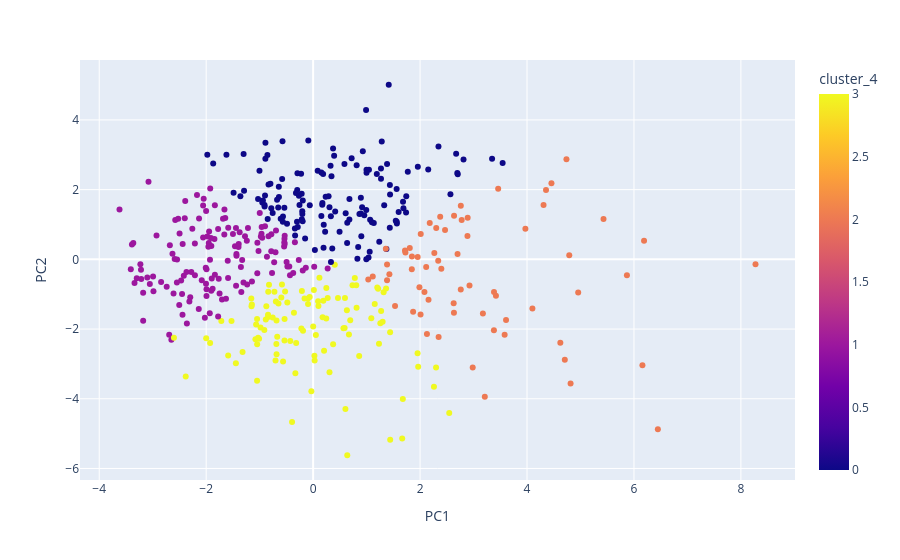

Notebook source saved alongside this figure:
### Code cell
fig = px.scatter(
    df,
    x="PC1",
    y="PC2",
    color="cluster_4",
    hover_name="player",
    hover_data=["team"]
)

fig.show()

### Figure 1 — Plotly figure (JSON) as saved in the notebook; plotly's stock layout.template omitted (floating-point values rounded to 4 significant figures; data arrays with more than 128 entries replaced by an {"elided": "..."} marker saying what was removed)
{"data": [{"customdata": {"elided": "444x1 str values"}, "hovertemplate": "<b>%{hovertext}</b><br><br>PC1=%{x}<br>PC2=%{y}<br>team=%{customdata[0]}<br>cluster_4=%{marker.color}<extra></extra>", "hovertext": {"elided": "444 str values"}, "legendgroup": "", "marker": {"color": {"elided": "444 int values"}, "coloraxis": "coloraxis", "symbol": "circle"}, "mode": "markers", "name": "", "orientation": "v", "showlegend": false, "type": "scatter", "x": {"elided": "444 float values"}, "xaxis": "x", "y": {"elided": "444 float values"}, "yaxis": "y"}], "layout": {"coloraxis": {"colorbar": {"title": {"text": "cluster_4"}}, "colorscale": [[0, "#0d0887"], [0.1111, "#46039f"], [0.2222, "#7201a8"], [0.3333, "#9c179e"], [0.4444, "#bd3786"], [0.5556, "#d8576b"], [0.6667, "#ed7953"], [0.7778, "#fb9f3a"], [0.8889, "#fdca26"], [1, "#f0f921"]]}, "legend": {"tracegroupgap": 0}, "margin": {"t": 60}, "xaxis": {"anchor": "y", "domain": [0, 1], "title": {"text": "PC1"}}, "yaxis": {"anchor": "x", "domain": [0, 1], "title": {"text": "PC2"}}}}
